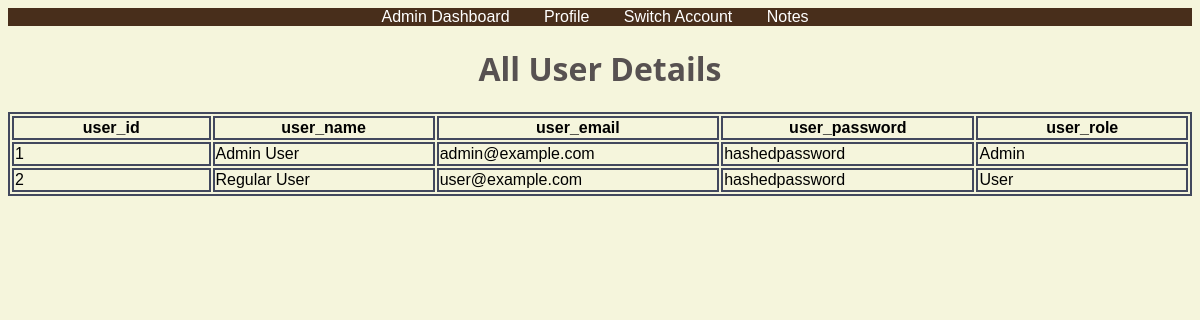
The app's page /views/UsersDetails.php with its own data.
### tables this page shows
CREATE TABLE `users` (
  `user_id` int(11) NOT NULL,
  `user_name` varchar(100) NOT NULL,
  `user_email` varchar(150) NOT NULL,
  `user_password` varchar(255) NOT NULL,
  `user_role` enum('Admin','User') NOT NULL DEFAULT 'User'
);

### views/UsersDetails.php (the view, shortened to what this page needs)
<?php
require '../php/db_connection.php';
try {
    $stmt = $conn->prepare('SELECT * FROM users');
    $stmt->execute();
    $users = $stmt->fetchAll(PDO::FETCH_ASSOC);
} catch (Exception $e) {
    echo "Error: " . $e->getMessage();
    exit;
}
?>
<!DOCTYPE html>
<html lang="en">
<head>
<link rel="stylesheet" href="../css/design.css">
    <nav>
        <ul>
            <li><a href="structure.html">Admin Dashboard</a></li>
            <li><a href="profile.html">Profile</a></li>
            <li><a href="#Switch">Switch Account</a></li>
            <li><a href="NotesPage.html">Notes</a></li>
        </ul>
    </nav>
</head>
<body>
    <h1 class="heads">All User Details</h1>
    <table>
        <thead>
            <tr>
                <?php
                if (!empty($users)) {
                    foreach (array_keys($users[0]) as $column) {
                        echo "<th>" . htmlspecialchars($column) . "</th>";
                    }
                }
                ?>
            </tr>
        </thead>
        <tbody>
            <?php
            foreach ($users as $user) {
                echo "<tr>";
                foreach ($user as $column => $value) {
                    echo "<td>" . htmlspecialchars($value) . "</td>";
                }
                echo "</tr>";
            }
            ?>
        </tbody>
    </table>
</body>
</html>

### css/design.css (style rules this page uses)
body { background-color:rgb(245,245,220); font-family: system-ui, -apple-system, BlinkMacSystemFont, 'Segoe UI', Roboto, Oxygen, Ubuntu, Cantarell, 'Open Sans', 'Helvetica Neue', sans-serif; }
.heads { text-align: center; color: rgb(87,81,81); }
nav { background-color: rgb(72, 46, 27); text-align: center; font-family: 'Lucida Sans', 'Lucida Grande', sans-serif; }
nav ul { list-style-type: none; padding: 0; margin: 0; }
nav li { display: inline; margin-right: 10px; }
nav a { color: white; text-decoration: none; padding: 5px 10px; }
table, th, td { border: 2px solid #42485e; column-width: 1000px; font-family: 'Lucida Sans', 'Lucida Sans Regular', 'Lucida Grande', 'Lucida Sans Unicode', Geneva, Verdana, sans-serif; font-size: medium; }

### records on screen
users: user_id "1", user_name "Admin User", user_email "admin@example.com", user_password "hashedpassword", user_role "Admin"
users: user_id "2", user_name "Regular User", user_email "user@example.com", user_password "hashedpassword", user_role "User"

### other values on screen
$column "user_id"
$column "user_name"
$column "user_email"
$column "user_password"
$column "user_role"
